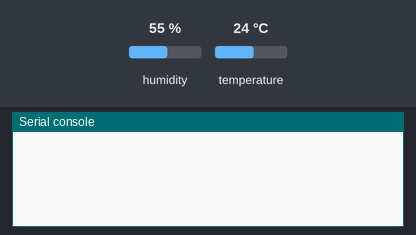
A program run on a simulated ESP32 board running MicroPython. Parts: the last lines printed to the serial console. The inputs (shaded band) are chosen by the test bench; at power-on: humidity 55 %, temperature 24 °C.

Above: at 1.2 s.
1.3 s: humidity set to 22 %
At 2.6 s:
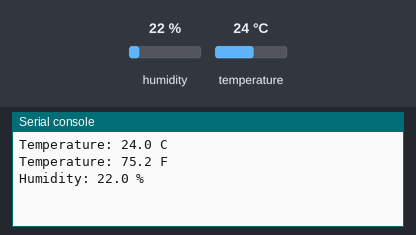
4.3 s: temperature set to 12 °C
At 7.0 s:
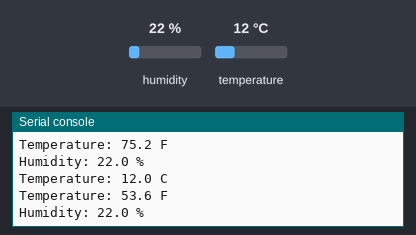
7.3 s: humidity set to 40 %
At 8.4 s:
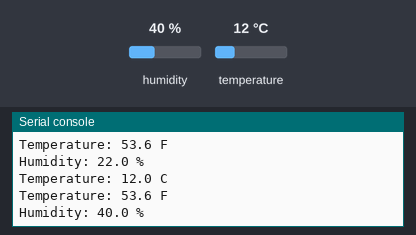

The program:

lab_17_dht22.py
```python
#lab17_dht22.py
from machine import Pin
from time import sleep
import dht

dht22 = dht.DHT22(Pin(14))

while True:
	try:
		sleep(2)
		dht22.measure()
		temp = dht22.temperature()
		hum = dht22.humidity()
		temp_f = temp * (9/5) + 32.0
		print('Temperature: %3.1f C' %temp)
		print('Temperature: %3.1f F' %temp_f)
		print('Humidity: %3.1f %%' %hum)
	except OSError as e:
		print('Failed to read sensor.')
```

Measured:
- after the input at 1.3 s, the serial console: prints a new line after 0.72 s (image 1)
- after the input at 4.3 s, the serial console: prints a new line after 1.8 s (image 2)
- after the input at 7.3 s, the serial console: prints a new line after 0.79 s (image 3)
